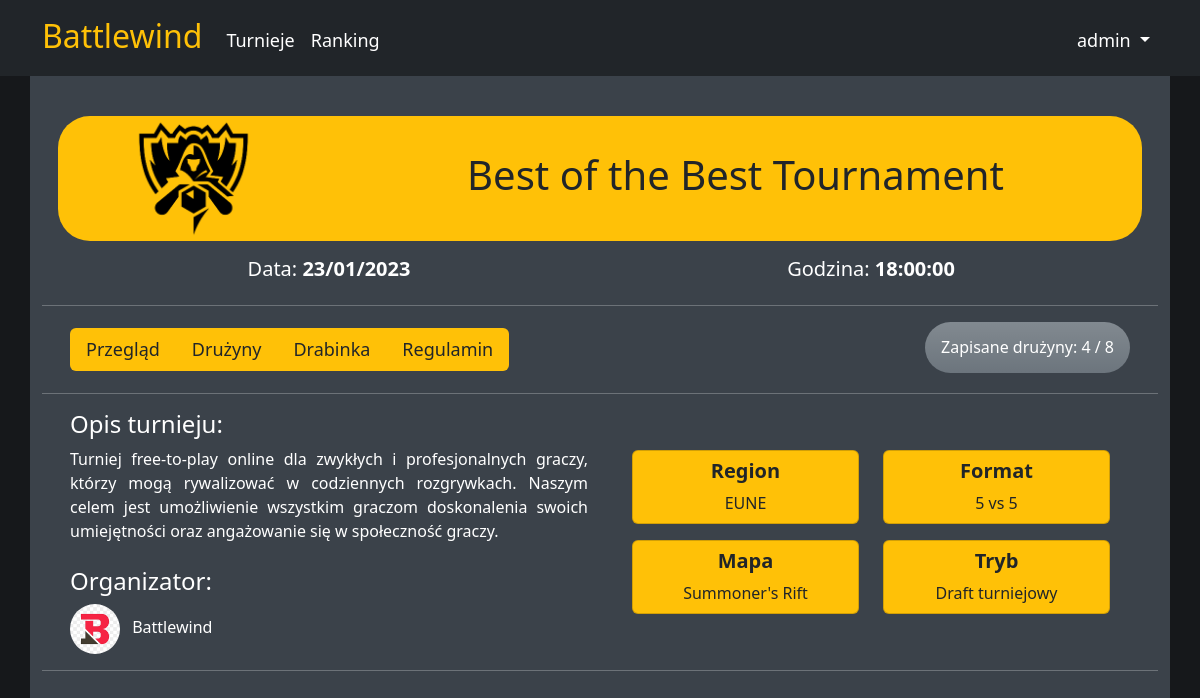
Page /torunaments/view/5/ (signed in) on the committed database.
### Website/models.py (models this page shows, shortened)
class Tournament(models.Model):
    IN_PROGRESS = 'in_progress'
    COMPLETED = 'completed'
    CHOICES_STATUS = (
        (IN_PROGRESS, 'In_progress'),
        (COMPLETED, 'Completed')
    )
    name = models.CharField(max_length=100)
    description = models.TextField(max_length=500)
    organizer = models.ForeignKey(Organizer, on_delete=models.CASCADE, null=True)
    image = models.ImageField(default='default_image_tournament.png', null=True, blank=True,
                              upload_to='tournaments_images')
    dateTime = models.DateTimeField(null=True, blank=True)
    server = models.CharField(max_length=10)
    registeredTeams = models.ManyToManyField(Team, related_name='registeredTeams', blank=True)
    maxTeams = models.IntegerField()
    status = models.CharField(max_length=25, choices=CHOICES_STATUS, default=IN_PROGRESS)

class Organizer(models.Model):
    name = models.CharField(max_length=100)
    image = models.ImageField(default='default_image_organizer.png', null=True, blank=True,
                              upload_to='organizers_images')
    def __str__(self):
        return self.name

### Website/views.py (the view, shortened to what this page needs)
# urls.py: path('torunaments/view/<int:tournament_id>/', details_tournament, name='details_tournament'),
@login_required(login_url='login')
def details_tournament(request, tournament_id):
    userInvitations = Invitation.objects.filter(email=request.user.email, status='Invited')
    tournament = get_object_or_404(Tournament, pk=tournament_id)
    teams = Team.objects.filter(createdBy=request.user)
    tournamentDateTime = tournament.dateTime.strftime("%d/%m/%Y %H:%M:%S")
    tournamentDate = tournament.dateTime.date().strftime("%d/%m/%Y")
    tournamentTime = tournament.dateTime.time().strftime("%H:%M:%S")
    currentDateTime = datetime.now()
    currentDateTime = currentDateTime.strftime("%d/%m/%Y %H:%M:%S")
    def check_teams():
        teamsInTournament = 0
        for _ in teams:
            if tournament.registeredTeams.filter(registeredTeams__registeredTeams=_.id):
                teamsInTournament += 1
        return teamsInTournament
    teamsInTournament = check_teams()
    def get_registered_teams_summoner_names_list():
        tour = tournament.registeredTeams.all()
        list = []
        for t in tour:
            for x in t.members.all():
                list.append(x.profile.summonerName)
        return list
    registeredMembers = get_registered_teams_summoner_names_list()
    context = {'tournament': tournament, 'userInvitations': userInvitations, 'teams': teams,
               'tournamentDate': tournamentDate, 'tournamentTime': tournamentTime,
               'tournamentDateTime': tournamentDateTime, 'currentDateTime': currentDateTime}
    return render(request, 'tournaments/tournament_view.html', context)

### Website/models.py (called while the page is built)
    def __str__(self):
        return str(self.teamName)

### Website/templates/tournaments/tournament_view.html (shortened to what this page needs)
<!DOCTYPE html>
<html lang="en">
<head>
    <link href="https://cdn.jsdelivr.net/npm/bootstrap@5.3.0-alpha1/dist/css/bootstrap.min.css" rel="stylesheet"
>
    <link rel="stylesheet" href="https://cdn.jsdelivr.net/npm/bootstrap-icons@1.10.3/font/bootstrap-icons.css">
</head>
<body style="background-color: #16181b">
{% include 'navbar.html' %}
<div class="container text-white min-vh-100" style="padding-top: 100px; background-color: #3b424a">
    <div class="row d-flex align-items-center bg-warning m-3 rounded-5">
        <div class="col-md-3">
            <img class="rounded mx-auto d-block align-middle" src="{{ tournament.image.url }}"
                 style="max-height: 125px; max-width: 125px">
        </div>
        <div class="col-md-9">
            <h1 class="text-center text-dark">{{ tournament.name }}</h1>
        </div>
    </div>
    <div class="row text-center m-3">
        <div class="col-6">
            <h5>Data: <b>{{ tournamentDate }}</b></h5>
        </div>
        <div class="col-6">
            <h5>Godzina: <b> {{ tournamentTime }}</b></h5>
        </div>
    </div>
    <hr>
    <div class="row m-3 list-group-horizontal align-items-center" style="font-size: large">
        <div class="col-md-6">
            <ul class="list-group list-group-horizontal">
                <li class="list-group-item bg-warning border-0"><a href="{% url 'details_tournament' tournament.id %}"
                                                                   class="text-dark"
                                                                   style="text-decoration: none">Przegląd</a>
                </li>
                <li class="list-group-item bg-warning border-0">
                    <a href="{% url 'teams_in_tournament' tournament.id %}" class="text-dark"
                       style="text-decoration: none">
                        Drużyny
                    </a>
                </li>
                <li class="list-group-item bg-warning border-0">
                    <a href="{% url 'bracket_in_tournament' tournament.id %}" class="text-dark"
                       style="text-decoration: none">
                        Drabinka
                    </a>
                </li>
                <li class="list-group-item bg-warning border-0">
                    <a href="{% url 'rules_tournament' tournament.id %}" class="text-dark"
                       style="text-decoration: none">
                        Regulamin
                    </a>
                </li>
            </ul>
        </div>
        {% if tournamentDateTime >= currentDateTime %}
            <div class="col-md-4 text-white">
                <h6 class="p-3 mb-1 bg-secondary bg-gradient text-white rounded-5" style="float: right">Zapisane
                    drużyny: {{ tournament.registeredTeams.count }}
                    / {{ tournament.maxTeams }}</h6>
            </div>
            <div class="col-md-2">
                <button type="button" class="btn btn-primary btn-lg" data-bs-toggle="modal"
                        data-bs-target="#exampleModal">
                    Zapisz się!
                </button>
            </div>
        {% else %}
            <div class="col-md-4 text-white">
                <h6 class="p-3 mb-1 bg-secondary bg-gradient text-white rounded-5" style="float: right">Zapisane
                    drużyny: {{ tournament.registeredTeams.count }}
                    / {{ tournament.maxTeams }}</h6>
            </div>
        {% endif %}
    </div>
    <hr>
    <div class="row m-3">
        <div class="col-md-6" style="text-align: justify">
            <h4>Opis turnieju:</h4>
            <span>{{ tournament.description }}</span>
            <h4 class="mt-4">Organizator:</h4>
            <img class="d-inline-flex rounded-circle d-block" style="width: 50px; height: 50px"
                 src="{{ tournament.organizer.image.url }}">
            <h6 class="d-inline-flex p-2">{{ tournament.organizer }}</h6>
        </div>
        <div class="col-md-6 d-block align-self-center p-4">
            <div class="row p-2 ">
                <div class="col-md-6">
                    <div class="card text-center bg-warning text-dark p-2">
                        <h5><b>Region</b></h5>
                        <span>{{ tournament.server }}</span>
                    </div>
                </div>
                <div class="col-md-6">
                    <div class="card text-center bg-warning text-dark p-2">
                        <h5><b>Format</b></h5>
                        <span>5 vs 5</span>
                    </div>
                </div>
            </div>
            <div class="row p-2">
                <div class="col-md-6">
                    <div class="card text-center bg-warning text-dark p-2">
                        <h5><b>Mapa</b></h5>
                        <span>Summoner's Rift</span>
                    </div>
                </div>
                <div class="col-md-6">
                    <div class="card text-center bg-warning text-dark p-2">
                        <h5><b>Tryb</b></h5>
                        <span>Draft turniejowy</span>
                    </div>
                </div>
            </div>
        </div>
    </div>
    <hr>
</div>
</body>
</html>

### Website/templates/navbar.html (shortened to what this page needs)
<!doctype html>
<html lang="en">
<head>
    <link href="https://cdn.jsdelivr.net/npm/bootstrap@5.3.0-alpha1/dist/css/bootstrap.min.css" rel="stylesheet"
>
</head>
<body>
<nav class="navbar navbar-expand-sm fixed-top navbar-dark bg-dark  justify-content-md-center">
    <div class="container pt-1 text-center" style="font-size: 18px">
        <a href="{% url 'home' %}" class="navbar-brand text-warning"><h2>Battlewind</h2></a>
        <div class="collapse navbar-collapse mw-100" id="navbarNav">
            <ul class="navbar-nav">
                <li class="nav-item dropdown">
                    <a href="{% url 'open_tournament' %}" class="nav-link active">
                        Turnieje
                    </a>
                </li>
                <li class="nav-item active">
                    <a href="{% url 'ranking-view' %}" class="nav-link active">
                        Ranking
                    </a>
                </li>
            </ul>
            <ul class="navbar-nav ms-auto">
                {% if request.user.is_authenticated %}
                    <li class="nav-item dropdown">
                        <a href="#" class="nav-link active dropdown-toggle" id="navbarDropdown" role="button"
                           data-bs-toggle="dropdown" aria-expanded="false">
                            {{ request.user }}
                        </a>
                    </li>
                {% endif %}
            </ul>
        </div>
    </div>
</nav>
</body>
</html>

### rows in the picture
Tournament: image (placeholder picture), name "Best of the Best Tournament", registeredTeams.count "4", maxTeams "8", description "Turniej free-to-play online dla zwykłych i profesjonalnych graczy, którzy mogą rywalizować w codziennych rozgrywkach. Naszym celem jest umożliwienie wszystkim graczom doskonalenia swoich umiejętności oraz angażowanie się w społeczność graczy.", organizer.image (picture), organizer "Battlewind", server "EUNE"

### other values in the picture
{{ request.user }} "admin"
{{ tournamentDate }} "23/01/2023"
{{ tournamentTime }} "18:00:00"
